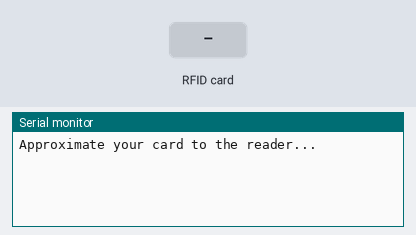
The sketch below on a simulated ESP32. Shown: the last lines printed to the serial monitor. The test bench sets the inputs (shaded band).

Above: at 1.2 s.
1.3 s: RFID card 92 E5 F6 03 held to the reader
At 2.5 s:
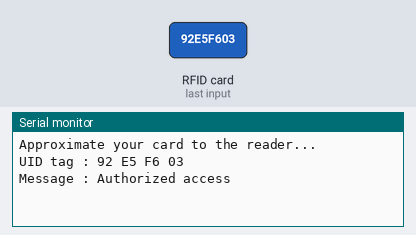
2.8 s: RFID card 5E 7A 19 C4 held to the reader
At 5.1 s:
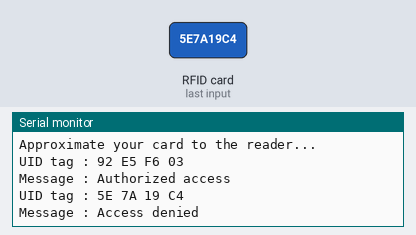

The sketch:

RFID_Access.ino
```cpp
#include <SPI.h>
#include <MFRC522.h>

#define SS_PIN 5   // SDA (SS) connected to GPIO 5
#define RST_PIN 22 // RST connected to GPIO 22

MFRC522 mfrc522(SS_PIN, RST_PIN); // Create MFRC522 instance

void setup() {
  Serial.begin(115200);  // Use higher baud rate for ESP32
  SPI.begin(18, 19, 23); // SCK = 18, MISO = 19, MOSI = 23
  mfrc522.PCD_Init();    // Initialize MFRC522

  Serial.println("Approximate your card to the reader...");
}

void loop() {
  if (!mfrc522.PICC_IsNewCardPresent()) {
    return;
  }
  if (!mfrc522.PICC_ReadCardSerial()) {
    return;
  }

  Serial.print("UID tag :");
  String content = "";
  for (byte i = 0; i < mfrc522.uid.size; i++) {
    Serial.print(mfrc522.uid.uidByte[i] < 0x10 ? " 0" : " ");
    Serial.print(mfrc522.uid.uidByte[i], HEX);
    content.concat(String(mfrc522.uid.uidByte[i] < 0x10 ? " 0" : " "));
    content.concat(String(mfrc522.uid.uidByte[i], HEX));
  }
  Serial.println();

  Serial.print("Message : ");
  content.toUpperCase();
  if (content.substring(1) == "92 E5 F6 03") { // Change this to match your card's UID
    Serial.println("Authorized access");
  } else {
    Serial.println("Access denied");
  }
  delay(3000);
}
```

Measured:
- after the input at 1.3 s, the serial monitor: prints a new line at once (image 1)
- after the input at 2.8 s, the serial monitor: prints a new line after 1.5 s (image 2)
